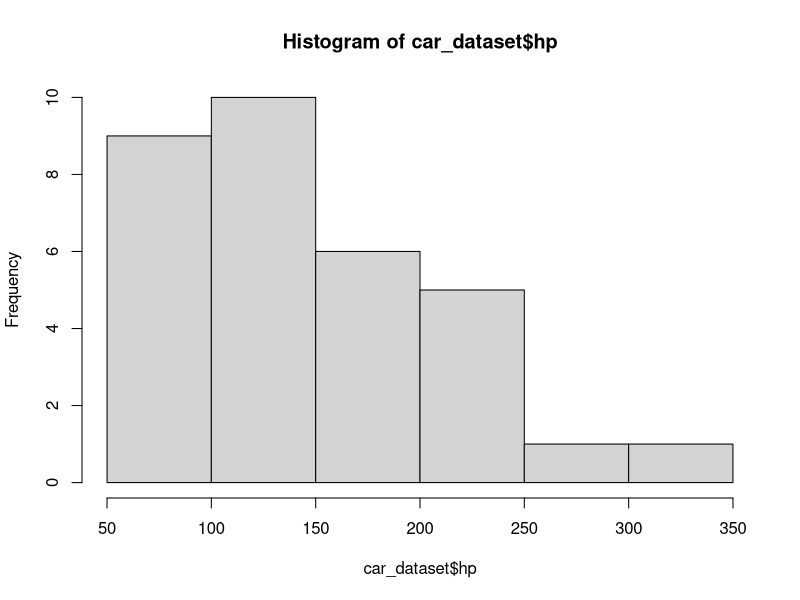
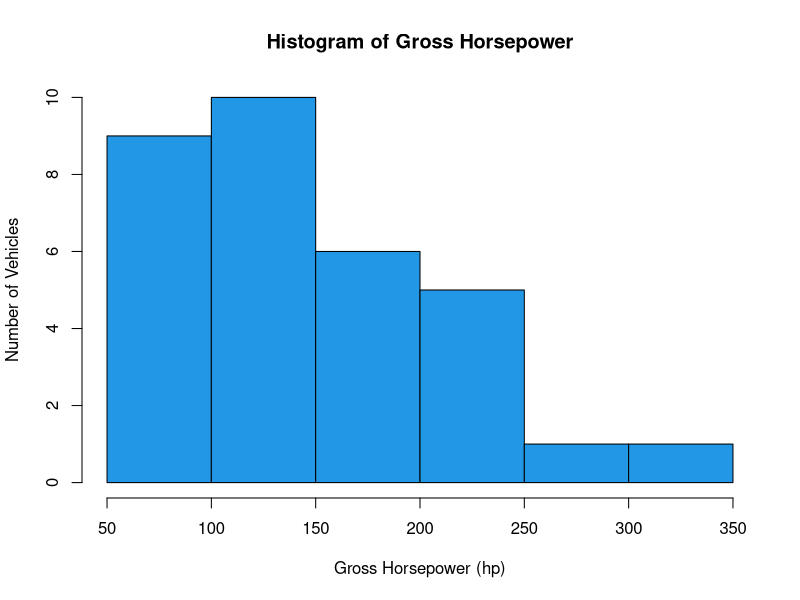
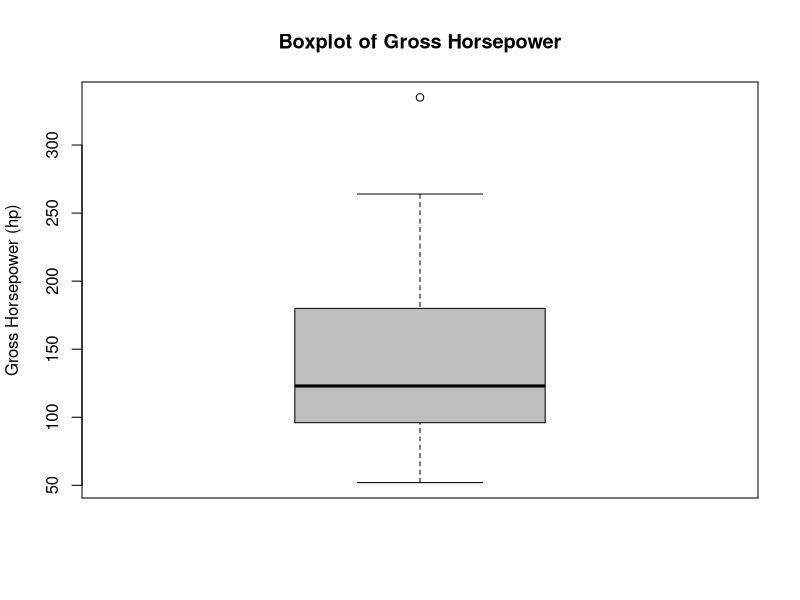
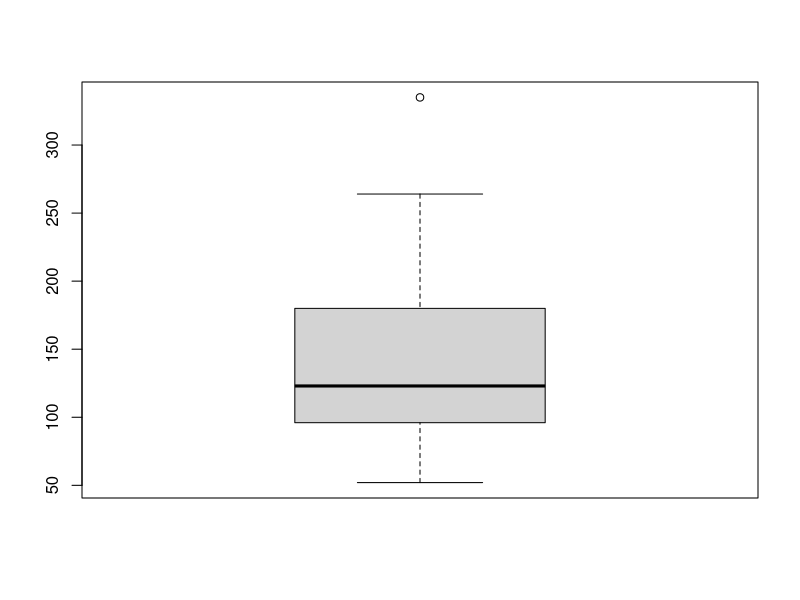
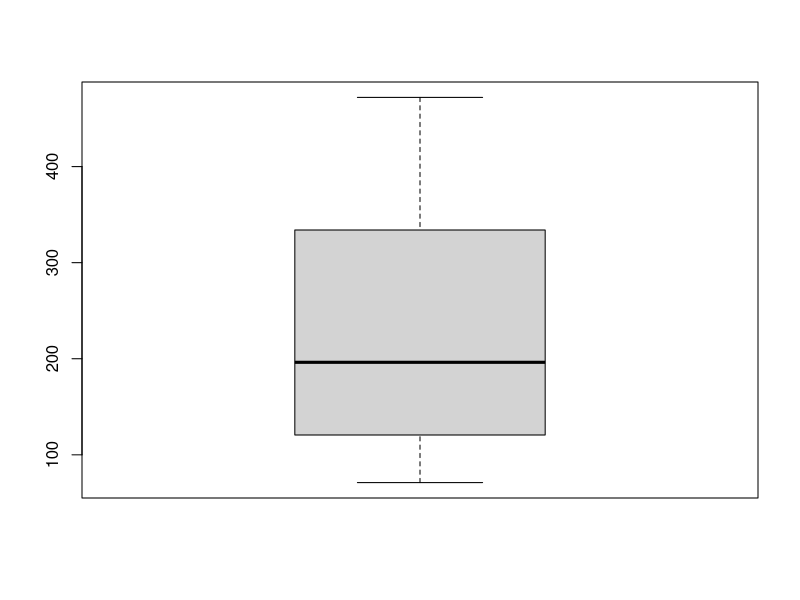
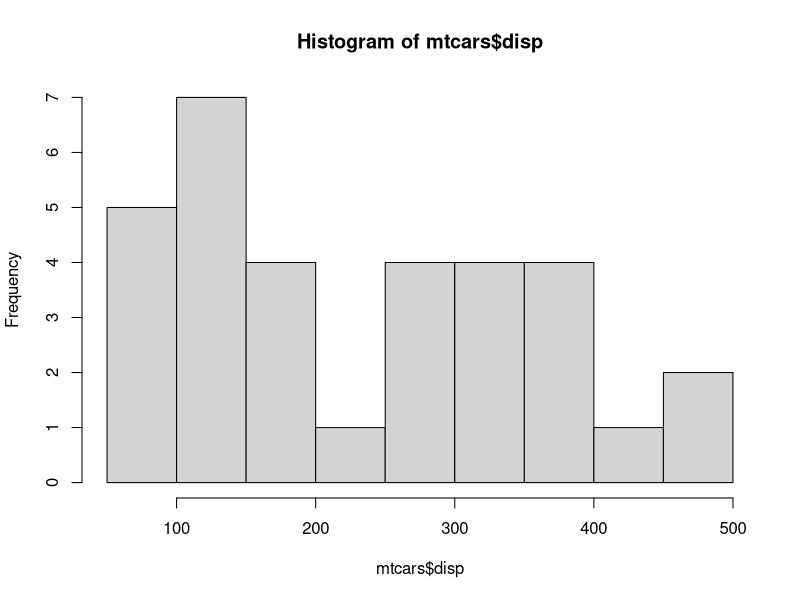
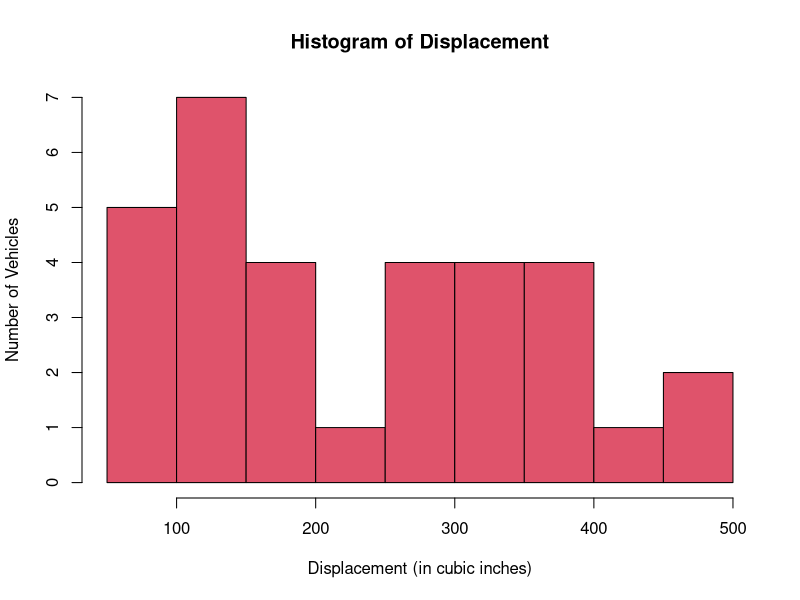
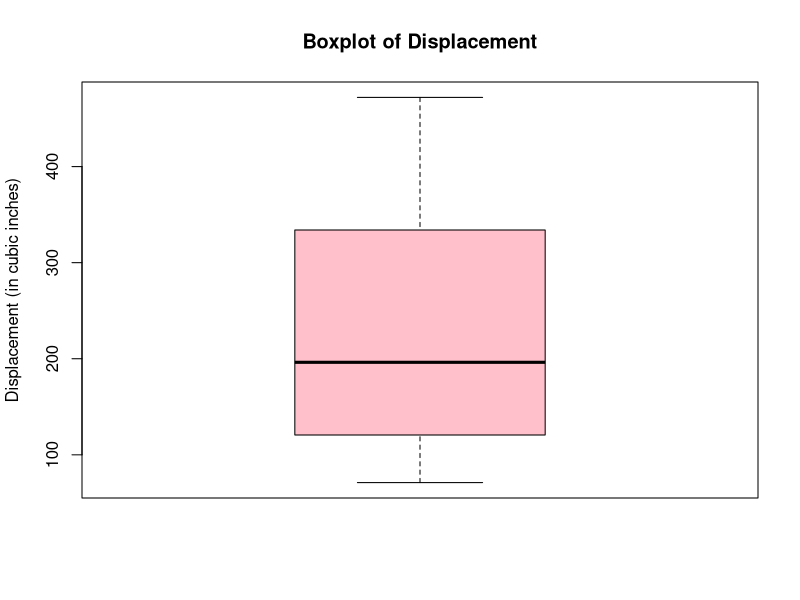

The R source for these figures, in order:
# Question 1. 
# The following items require you to use the “mtcars” dataset in R. To find out
# the field names and units of measurement, type “? mtcars” into the R console. (6 marks)

?mtcars

car_dataset <- mtcars

#a)  What is the average miles per gallon for all vehicles in the mtcars database (1 marks)?
mean_mpg <- mean(car_dataset$mpg)
round(mean_mpg,2)


# b) What is the standard deviation of the number of cylinders for all vehicles in the mtcars database
# (1 marks)?
sd_cyl <- sd(car_dataset$cyl)
round(sd_cyl,2)

# c) If you were to choose a measure of central tendency for the gross horsepower across all vehicles in the 
# mtcars database, would you choose the mean or the median? Why? (2 marks)

# ANS:- 
hist(car_dataset$hp)
hist(car_dataset$hp, main = "Histogram of Gross Horsepower", xlab = "Gross Horsepower (hp)", ylab = "Number of Vehicles", col = 4)
boxplot(car_dataset$hp, main = "Boxplot of Gross Horsepower", ylab = "Gross Horsepower (hp)", col = "grey")
boxplot(car_dataset$hp)

median_hp <- round(median(car_dataset$hp),4)

# d) If you were to choose a measure of variability for the displacement in cubic inches across all vehicles
#   in the mtcars database, would you choose the standard deviation or the interquartile range? Why? (2 marks)


boxplot(car_dataset$disp)
hist(mtcars$disp)

hist(car_dataset$disp, main = "Histogram of Displacement", xlab = "Displacement (in cubic inches)",ylab = "Number of Vehicles", col = "2")
boxplot(car_dataset$disp, main = "Boxplot of Displacement", ylab = "Displacement (in cubic inches)",col = "pink")

# IQR
q3 <- 326
q1  <- 120.825
q3 -q1
quantile(mtcars$disp)
IQR(mtcars$disp)
sd(mtcars$disp)

#______________________________________________________________________________________________________________

# The following items require you to use the “Orange” dataset in R. To find out the field names and units of 
# measurement, type “? Orange” into your R console. (6 marks)

?Orange

orange_dataset <- Orange

# Create a scatterplot of the relationship between tree age and the trunk circumference in millimetres of all 
# trees in the Orange database. To copy/paste it into Word, click “Export” above the plot in your R viewer,
# click “Copy to Clipboard”, and then click “Copy Plot”. You may then paste it into Word. (3 marks)

args(plot)
plot(orange_dataset$age, orange_dataset$circumference
     , xlab = "Age of trees (in days)"
     , ylab = "Circumference of trees (in mm)"
     ,main= "Relationship between tree age \nand the trunk circumference"
     , col="darkgreen"
     , cex=1.2
     , pch="o") 

unique(orange_dataset$Tree)
plot(orange_dataset$circumference, orange_dataset$age
     , xlab = "Circumference of trees (in mm)"
     , ylab = "Age of trees (in days)"
     , main= "Relationship between tree age \nand the trunk circumference"
     , pch=19, cex=1.2
     , col=Orange$Tree)
legend('topleft',sort(levels(orange_dataset$Tree)),col=1:length(levels(orange_dataset$Tree)),pch=19)
abline( lm(orange_dataset$age~orange_dataset$circumference))
# Describe the relationship presented in your plot in the following terms and justify your answer: (3 marks)

# A) Is the relationship positive, negative, or is there no relationship?
# Ans: positive

# B) Is the relationship linear or non-linear?
# ANS: linear 

# C) Is the relationship weak, moderate, or strong?
# ANS: strong
round(cor(orange_dataset$circumference, orange_dataset$age),4)

#_______________________________________________________________________________________________________________

# The following items require you to use the table to the right.  (6 marks)

sex <- factor(c(rep(x="Male",times=8)
                , rep(x="Female",times=8))
                , levels = c("Male","Female"))
sex

major <- factor(c("Psychology","Physics","Psychology","Biology"
                  , "Chemistry","Biology","Biology","Physics"
                  , "Physics","Biology","Physics","Psychology"
                  , "Chemistry","Physics","Psychology","Biology")
                , levels = c("Biology","Chemistry","Physics","Psychology"))
major


# Create the data frame.
# student_dataset <- data.frame(
#   sex = sex, 
#   major = major,
#   stringsAsFactors = FALSE
# )
# Print the summary.
# print(summary(student_dataset)) 

# a) Create a proportion table from a vector that shows the proportions of all four 
#    majors shown at right. Report the proportions as percentages and round them out
#    to two decimal places. (2 marks)

# Create the Table.
student_table <- table(sex,major)
student_table

?prop.table
student_table_proportions <- round(prop.table(student_table, NULL)*100,2)
# (student_table[1,1]/5)*100
student_table_proportions

# b) Create a coloured stacked bar plot that shows the proportions of each major split by gender.
#    Follow the instructions in 2a. above to copy and paste your chart into Word. (2 marks)

?barplot   # dodged  --> Where bars are broken up and placed beside each other.

par(mar=c(4,4,4,4))
barplot(student_table_proportions,beside=FALSE,horiz=FALSE,las=1
        ,names.arg=levels(major), legend.text=levels(sex)
        , main = "PROPORTIONS OF EACH MAJOR SPLIT \nBY GENDER"
        , xlab ="MAJORS",ylab = "FREQUENCY", col = c("blue","pink")
        , args.legend=list(x="topright"))

plot(sex,major,col = c("blue", "pink"), xlab ="MAJORS",ylab = "FREQUENCY")

student_table_proportions[major]
# c) Without performing further analysis, describe your observations of the differences in majors
#    between men and women. What do you see when you look at this plot? (2 marks)

#______________________________________________________________________________________________________________





